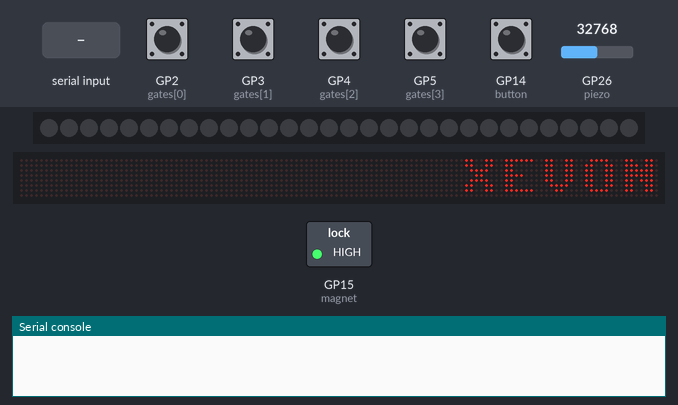
The program below on a simulated Raspberry Pi Pico running MicroPython. On the bench: 30 RGB LEDs in strip order, left to right, 128×8 LED matrix, switched loads named in the program (green lamp = pin HIGH), the last lines printed to the serial console. The inputs (shaded band) are chosen by the test bench; at power-on: GP2 (gates[0]), GP3 (gates[1]), GP4 (gates[2]), GP5 (gates[3]), GP14 (button) HIGH, GP26 (piezo) = 32768 (analog values on the 0–65535 scale). Dim RGB values are drawn brighter than linear; pins used as bus, display or sensor lines are not drawn.

Above: at 1.2 s.
1.3 s: GP14 (button) pulled LOW for 0.15 s
At 2.2 s:
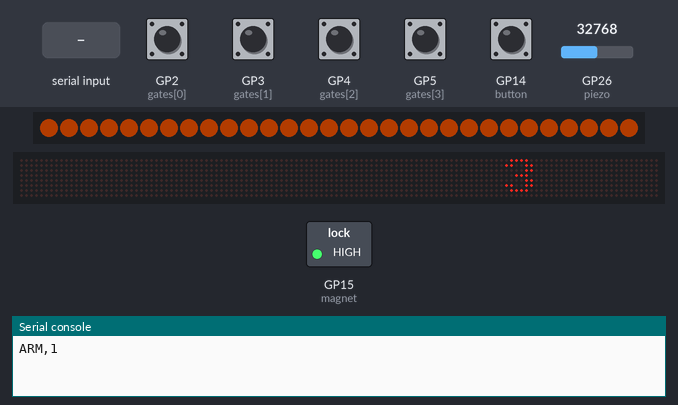
4.4 s: "SHOW," typed at the serial console, then Enter
At 5.4 s:
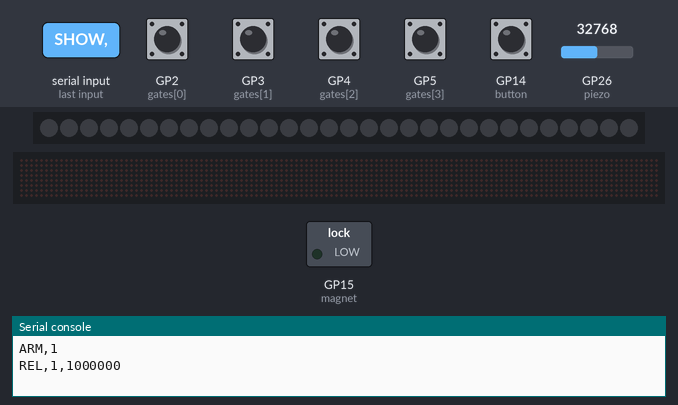
10.4 s: GP14 (button) pulled LOW for 0.15 s
At 16.2 s:
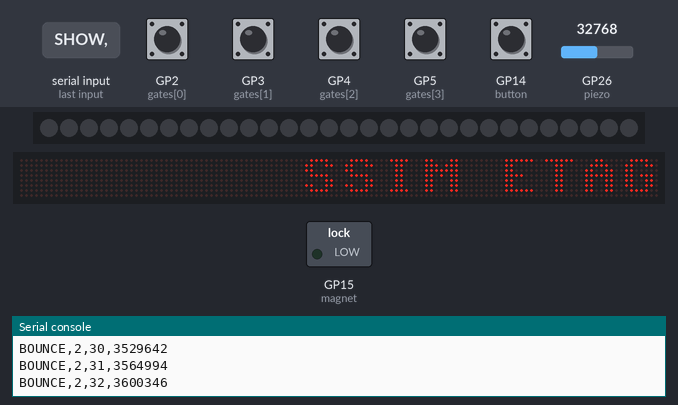
Timing chart, 0 to 20.6 s (numbered marks = the images above; inputs shaded):
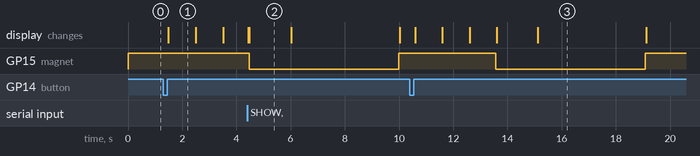

Measured:
- after the input at 1.3 s, the display: changes after 0.19 s (image 1)
- after the input at 4.4 s, the display: first changes at once (image 2 shows a later state)
- after the input at 10.4 s, GP15 (magnet): HIGH → LOW after 3.2 s, → HIGH 5.5 s later; the display: first changes after 0.20 s (image 3 shows a later state)
- what the display in image 1 shows lasts 1.0 s, from 1.5 s to 2.5 s
- what the display in image 2 shows lasts 1.5 s, from 4.5 s to 6.0 s

The program:

main.py
```python
# Novex Tower: reference firmware for a Raspberry Pi Pico (MicroPython).
#
# NOT YET RUN ON HARDWARE. Pin numbers are placeholders: wire, then edit the
# CONFIG block. It speaks the serial contract from the game plan, so the
# laptop side (python -m novex serve --tower PORT) works unchanged.
#
#   TOWER -> LAPTOP  ARM,id  REL,id,t_us  GATE,id,k,h_mm,t_us  TOWERG,id,g,sigma  BOUNCE,id,n,t_us
#   LAPTOP -> TOWER  VIDEOG,id,g,sigma,verdict   SHOW,text
#
# Copy to the Pico as main.py (Thonny or mpremote: mpremote cp main.py :main.py).

import sys
import time
import select
from machine import Pin, SPI, ADC
import framebuf

try:
    import neopixel
except ImportError:
    neopixel = None

# ---- CONFIG ---------------------------------------------------------------
MAGNET_PIN = 15          # logic-level MOSFET gate (HIGH = magnet on)
BUTTON_PIN = 14          # arcade button to GND, internal pull-up
GATE_PINS = (2, 3, 4, 5) # IR break-beam receivers, LOW while the beam is broken (check yours)
GATE_H_MM = (300.0, 600.0, 900.0, 1200.0)  # measured: ball bottom at magnet -> beam
NEO_PIN = 16             # WS2812B strip for the countdown
NEO_COUNT = 30
PIEZO_ADC = 26           # piezo disc through a divider/clamp into ADC0 (GP26)
PIEZO_THRESHOLD = 9000   # raw 16-bit reading; tune on the bench
SPI_ID, SPI_SCK, SPI_MOSI, MAX_CS = 0, 18, 19, 17
MAX_MODULES = 16         # 8x8 matrices in one chain (four 8x32 boards = 16)
COUNTDOWN_S = 3
GATE_TIMEOUT_MS = 1500
BOUNCE_WINDOW_MS = 2500
MAGNET_MAX_ON_S = 180    # safety: magnet off if nobody drops for 3 minutes
# ---------------------------------------------------------------------------

magnet = Pin(MAGNET_PIN, Pin.OUT, value=0)
button = Pin(BUTTON_PIN, Pin.IN, Pin.PULL_UP)
gates = [Pin(p, Pin.IN, Pin.PULL_UP) for p in GATE_PINS]
piezo = ADC(PIEZO_ADC)
strip = neopixel.NeoPixel(Pin(NEO_PIN), NEO_COUNT) if neopixel else None

gate_times = [0] * len(gates)
gate_hit = [False] * len(gates)


def make_gate_irq(k):
    def handler(pin):
        if not gate_hit[k]:
            gate_times[k] = time.ticks_us()
            gate_hit[k] = True
    return handler


for k, g in enumerate(gates):
    g.irq(trigger=Pin.IRQ_FALLING, handler=make_gate_irq(k))


# ---- MAX7219 chain (text via MicroPython's built-in 8x8 font) -------------
class Matrix:
    def __init__(self, n):
        self.n = n
        self.spi = SPI(SPI_ID, baudrate=8_000_000, polarity=0, phase=0,
                       sck=Pin(SPI_SCK), mosi=Pin(SPI_MOSI))
        self.cs = Pin(MAX_CS, Pin.OUT, value=1)
        self.buf = bytearray(8 * n)
        self.fb = framebuf.FrameBuffer(self.buf, 8 * n, 8, framebuf.MONO_HLSB)
        for reg, val in ((0x0F, 0), (0x09, 0), (0x0B, 7), (0x0A, 4), (0x0C, 1)):
            self._all(reg, val)

    def _all(self, reg, val):
        self.cs(0)
        for _ in range(self.n):
            self.spi.write(bytes((reg, val)))
        self.cs(1)

    def text(self, s):
        self.fb.fill(0)
        self.fb.text(s[: self.n], 0, 0, 1)
        self.show()

    def show(self):
        row_bytes = self.n
        for y in range(8):
            self.cs(0)
            for m in range(self.n - 1, -1, -1):   # last module first in the chain
                self.spi.write(bytes((y + 1, self.buf[y * row_bytes + m])))
            self.cs(1)


try:
    display = Matrix(MAX_MODULES)
except Exception:  # no display wired yet
    display = None


def show_text(s):
    if display:
        display.text(s)


def strip_fill(color, upto=None):
    if not strip:
        return
    n = NEO_COUNT if upto is None else upto
    for i in range(NEO_COUNT):
        strip[i] = color if i < n else (0, 0, 0)
    strip.write()


def send(line):
    sys.stdout.write(line + "\n")


# ---- gravity from the gates: h = c0 + c1 t + (g/2) t^2 --------------------
def fit_g(hs_m, ts_s):
    n = len(hs_m)
    tm = sum(ts_s) / n
    t = [x - tm for x in ts_s]
    s0, s1, s2, s3, s4 = n, sum(t), sum(x * x for x in t), sum(x ** 3 for x in t), sum(x ** 4 for x in t)
    b0 = sum(hs_m)
    b1 = sum(h * x for h, x in zip(hs_m, t))
    b2 = sum(h * x * x for h, x in zip(hs_m, t))
    A = [[s0, s1, s2], [s1, s2, s3], [s2, s3, s4]]
    B = [b0, b1, b2]
    # Gaussian elimination on the 3x3 normal equations.
    for i in range(3):
        p = A[i][i]
        for j in range(i + 1, 3):
            f = A[j][i] / p
            for c in range(i, 3):
                A[j][c] -= f * A[i][c]
            B[j] -= f * B[i]
    c = [0.0, 0.0, 0.0]
    for i in (2, 1, 0):
        c[i] = (B[i] - sum(A[i][j] * c[j] for j in range(i + 1, 3))) / A[i][i]
    g = 2 * c[2]
    sigma = 0.0
    if n > 3:
        res = [h - (c[0] + c[1] * x + c[2] * x * x) for h, x in zip(hs_m, t)]
        s2r = sum(r * r for r in res) / (n - 3)
        # Rough: sigma of c2 from the residual scale and the spread of t^2.
        mean_t2 = s2 / n
        var_t2 = s4 / n - mean_t2 ** 2
        sigma = 2 * (s2r / max(n * var_t2, 1e-12)) ** 0.5
    return g, sigma


# ---- laptop messages --------------------------------------------------------
poll = select.poll()
poll.register(sys.stdin, select.POLLIN)
rx = ""
last_tower_g = None


def check_serial():
    global rx
    while poll.poll(0):
        ch = sys.stdin.read(1)
        if ch in ("\n", "\r"):
            handle(rx.strip())
            rx = ""
        else:
            rx += ch


def handle(line):
    if line.startswith("VIDEOG,"):
        parts = line.split(",")
        try:
            g, verdict = float(parts[2]), parts[4]
        except (IndexError, ValueError):
            return
        tg = "%.2f" % last_tower_g if last_tower_g else "----"
        show_text("T%s V%.2f %s" % (tg, g, verdict[:4]))
    elif line.startswith("SHOW,"):
        show_text(line[5:])


# ---- one drop ---------------------------------------------------------------
drop_id = 0


def run_drop():
    global drop_id, last_tower_g
    drop_id += 1
    send("ARM,%d" % drop_id)
    for i in range(COUNTDOWN_S, 0, -1):
        show_text("   %d" % i)
        strip_fill((60, 20, 0), upto=NEO_COUNT * i // COUNTDOWN_S)
        t_end = time.ticks_add(time.ticks_ms(), 1000)
        while time.ticks_diff(t_end, time.ticks_ms()) > 0:
            check_serial()
    for k in range(len(gates)):
        gate_hit[k] = False
    strip_fill((0, 0, 0))
    t_rel = time.ticks_us()
    magnet.value(0)                       # release
    # Times go out on a per-drop clock: REL is always 1,000,000 us and every
    # later event is measured from it, so the Pico's 2^30 us tick wrap can
    # never split a drop. The laptop only uses differences.
    T0 = 1_000_000
    send("REL,%d,%d" % (drop_id, T0))
    deadline = time.ticks_add(time.ticks_ms(), GATE_TIMEOUT_MS)
    while not all(gate_hit) and time.ticks_diff(deadline, time.ticks_ms()) > 0:
        pass
    hs, ts = [], []
    for k in range(len(gates)):
        if gate_hit[k]:
            send("GATE,%d,%d,%.1f,%d" % (drop_id, k + 1, GATE_H_MM[k],
                                         T0 + time.ticks_diff(gate_times[k], t_rel)))
            hs.append(GATE_H_MM[k] / 1000.0)
            ts.append(time.ticks_diff(gate_times[k], t_rel) / 1e6)
    if len(hs) >= 3:
        g, sigma = fit_g(hs, ts)
        last_tower_g = g
        send("TOWERG,%d,%.3f,%.3f" % (drop_id, g, sigma))
        show_text("T%.2f V ...." % g)
    else:
        show_text("GATE MISS")
    # Bounces on the piezo pad.
    n = 0
    quiet_until = 0
    t_stop = time.ticks_add(time.ticks_ms(), BOUNCE_WINDOW_MS)
    while time.ticks_diff(t_stop, time.ticks_ms()) > 0:
        now = time.ticks_us()
        if piezo.read_u16() > PIEZO_THRESHOLD and time.ticks_diff(now, quiet_until) > 0:
            n += 1
            send("BOUNCE,%d,%d,%d" % (drop_id, n, T0 + time.ticks_diff(now, t_rel)))
            quiet_until = time.ticks_add(now, 30_000)   # 30 ms refractory
        check_serial()


def main():
    show_text("NOVEX")
    magnet.value(1)
    on_since = time.ticks_ms()
    while True:
        check_serial()
        if button.value() == 0:
            time.sleep_ms(30)                    # debounce
            if button.value() == 0:
                while button.value() == 0:
                    check_serial()
                if not magnet.value():
                    magnet.value(1)              # re-arm after a safety cut-off
                    show_text("LOAD BALL")
                else:
                    run_drop()
                    time.sleep_ms(1500)
                    magnet.value(1)              # ready for the next ball
                    show_text("LOAD BALL")
                on_since = time.ticks_ms()
        if magnet.value() and time.ticks_diff(time.ticks_ms(), on_since) > MAGNET_MAX_ON_S * 1000:
            magnet.value(0)                      # safety: don't cook the coil
            show_text("PRESS TO ARM")


main()
```
